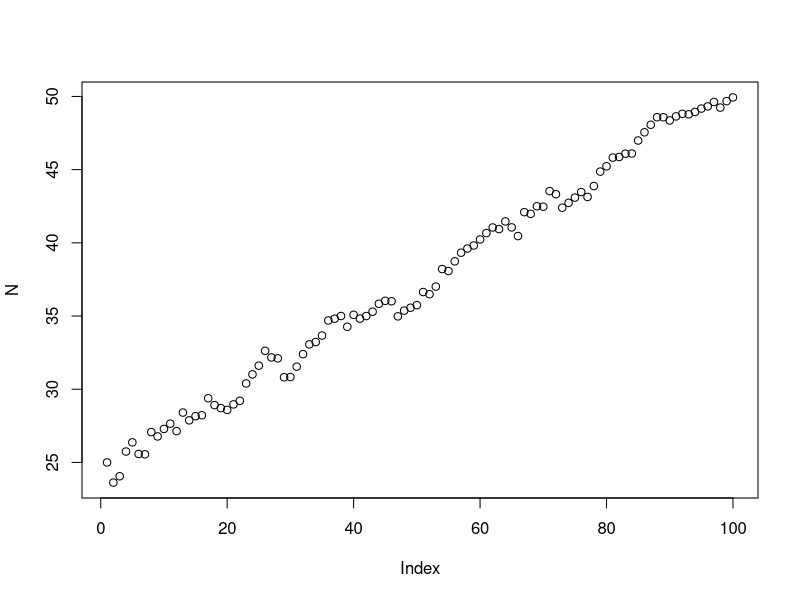
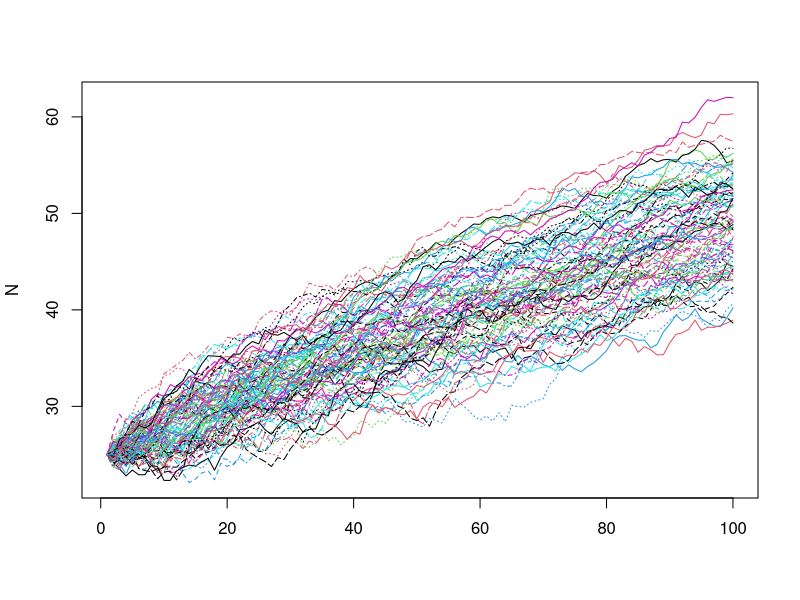
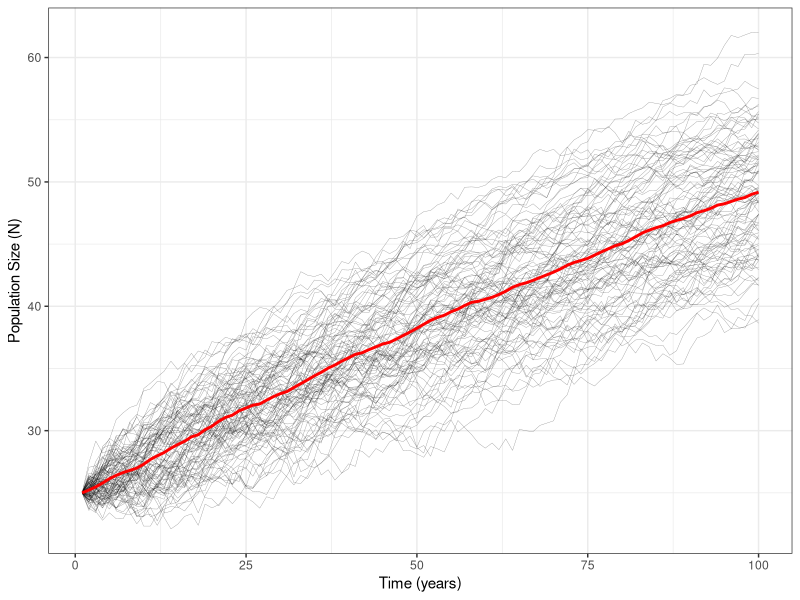

Source code (R) for these figures, in order:
## ---- chunk 1
knitr::opts_chunk$set(echo = TRUE)
## ---- chunk 2
# Numeric vector 

my_vector <- vector(mode = "numeric", length = 100)

# Logical vector

my_second_vector = vector(mode = "logical", length = 20)
## ---- chunk 3
#Length of my vector 
length(my_vector)
length(my_second_vector)

## ---- chunk 4
#WHat's in my vector?
class(my_vector)
class(my_second_vector)
## ---- chunk 5
# using c to create a vector 
my_vector <- c(1:50)

#What is the first element?
my_vector[1]

#what is the last element?
my_vector[-1]

#what is the seventh element? 
my_vector[7]

#select a range from a vector
my_vector[3:7]
## ---- chunk 6
#Creating a 10 x 10 matrix full of NA's

my_matrix <- matrix(data = 1:100, nrow = 20, ncol = 5)
## ---- chunk 7
#What are the dimensions
dim(my_matrix) #first value is rows, second is columns
## ---- chunk 8
#How many elements are there? 
length(my_matrix)
## ---- chunk 9
class(my_matrix)
## ---- chunk 10
#index a row 
my_matrix[2,]

#index a column
my_matrix[,3]

#index a given cell 
my_matrix[8,3]

# Index and replace 

my_matrix[8,3] <- 100000

#Replace an entire column 

my_matrix[,5] <- 10
## ---- chunk 11
for (i in 1:10) {
  print("Hello world!") 
}
## ---- chunk 12
#draws five observations from a normal distribution  within one standard deviation of the given mean
rnorm(n = 5, mean = 10, sd = 2)
## ---- chunk 13
# Set up model parameter
K <- 100
nsteps <- 100
mu <- 0.4
sigma <- 1

# Set up model objects 

N <- vector(mode = 'numeric', length = nsteps)
N[1] <- 25

# Model it 
for(t in 2:nsteps) {
  r <- rnorm(n = 1, mean = mu, sd = sigma)
  N[t] <- N[t-1] + r * (1 - (N[t-1] / K))
}

# Visualize it
plot(N)
## ---- chunk 14
# Set up model parametesr
K <- 100
nsteps <- 100
mu <- 0.4
sigma <- 1

# Set up model objects 

N <- matrix(data = NA, nrow = nsteps, ncol = 100)
N[1,] <- 25

# Model it 
for(t in 2:nsteps) {
  r <- rnorm(n = 100, mean = mu, sd = sigma)
  N[t,] <- N[t-1,] + r * (1 - (N[t-1,] / K))
}

# Visualize it
matplot(N, type = "l")
## ---- chunk 15
#Load tidyverse
library(tidyverse)

# Create data.frame
my_data <- as_tibble(N) %>% 
  mutate(time = 1:nsteps) %>% 
  gather(run, N, -time)

# Visualize it 
ggplot(data = my_data, mapping = aes(x = time, y = N)) +
  geom_line(aes(group = run), size = 0.1, alpha = 0.5) +
  stat_summary(geom = "line", fun = mean, color = "red", size = 1) + 
  theme_bw() +
  labs(x = "Time (years)", y = 'Population Size (N)')

